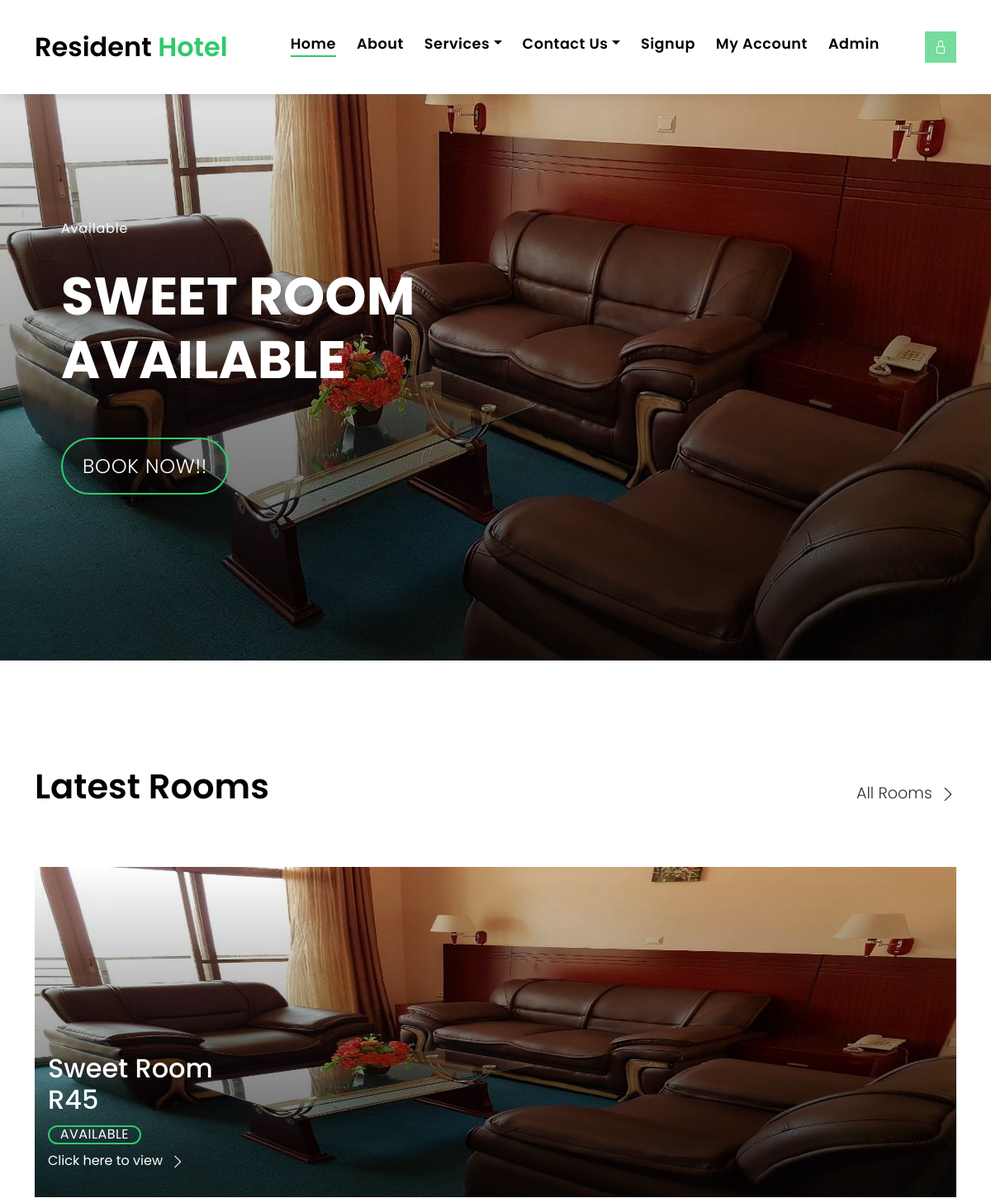
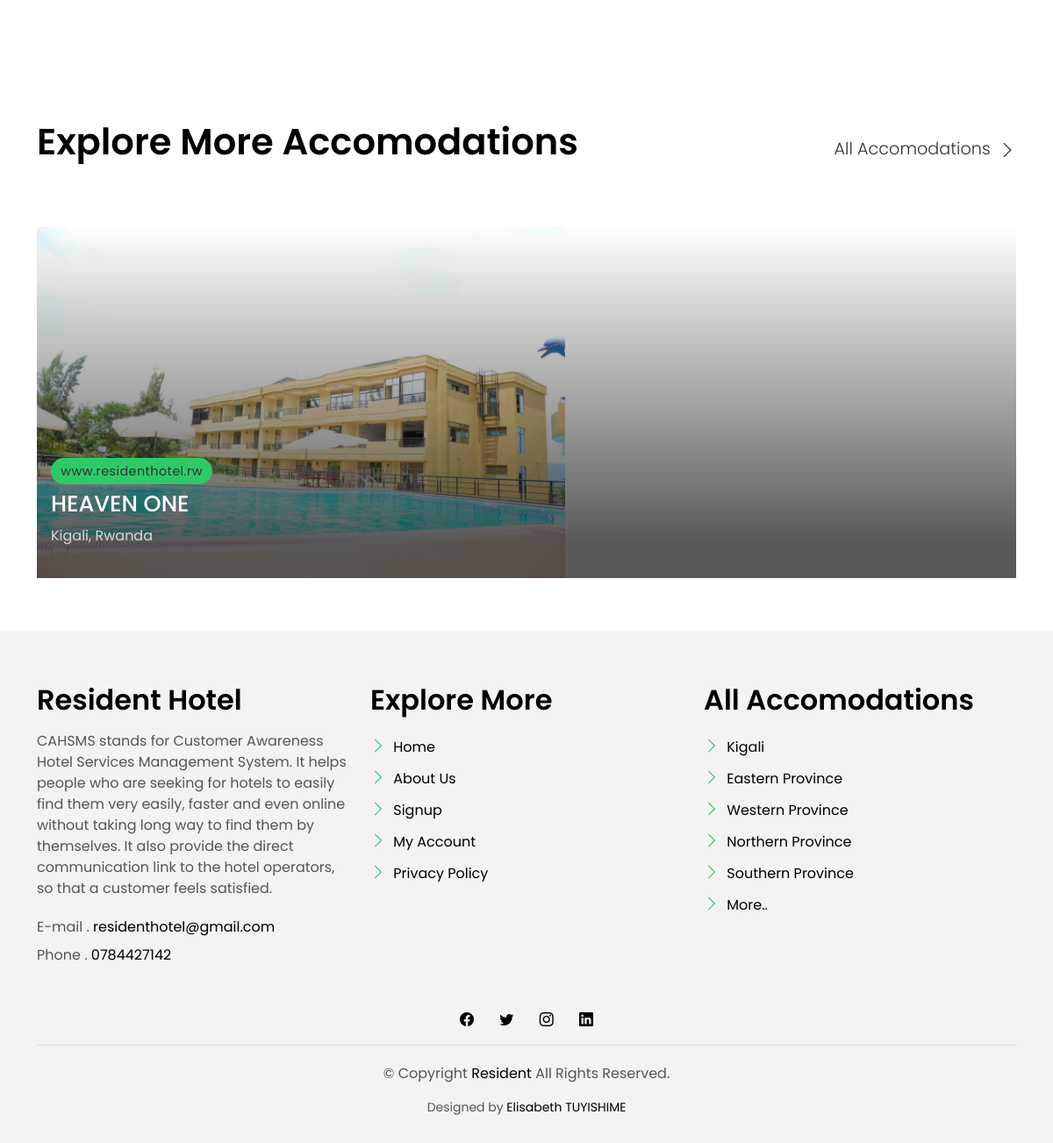
The page / on the database its author committed (2 pictures, top to bottom).
### tables this page shows
CREATE TABLE `rooms` (
  `id` int(11) NOT NULL,
  `hotel_id` int(11) NOT NULL,
  `display_title` varchar(255) NOT NULL,
  `number` varchar(255) NOT NULL,
  `price_per_hour` double NOT NULL,
  `price_per_day` double NOT NULL,
  `availability` tinyint(4) NOT NULL DEFAULT 1,
  `image` text NOT NULL,
  `created_at` timestamp NOT NULL DEFAULT current_timestamp(),
  `updated_at` datetime NOT NULL DEFAULT current_timestamp() ON UPDATE current_timestamp()
);

CREATE TABLE `accomodations` (
  `id` int(11) NOT NULL,
  `name` varchar(100) NOT NULL,
  `website` varchar(60) NOT NULL,
  `location` varchar(255) NOT NULL,
  `g_photo` varchar(100) NOT NULL,
  `availability` enum('1','0') NOT NULL DEFAULT '0'
);

CREATE TABLE `system_info` (
  `system_name` varchar(20) NOT NULL,
  `username` varchar(100) NOT NULL,
  `email` varchar(100) NOT NULL,
  `phone` varchar(20) NOT NULL,
  `password` varchar(100) NOT NULL,
  `location` varchar(100) NOT NULL,
  `about` text NOT NULL
);

### index.php (the view, shortened to what this page needs)
<!DOCTYPE html>
<html lang="en">
<head>
  <link href="assets/vendor/animate.css/animate.min.css" rel="stylesheet">
  <link href="assets/vendor/bootstrap/css/bootstrap.min.css" rel="stylesheet">
  <link href="assets/vendor/bootstrap-icons/bootstrap-icons.css" rel="stylesheet">
  <link href="assets/vendor/swiper/swiper-bundle.min.css" rel="stylesheet">
  <link href="assets/css/style.css" rel="stylesheet">
</head>
<body>
<?php include 'nav.php'; ?>
  <div class="intro intro-carousel swiper position-relative">
    <div class="swiper-wrapper">
      <?php
      $sql = $link->query("SELECT * FROM rooms ORDER BY id DESC LIMIT 1");
      $row=mysqli_fetch_array($sql);
      $id=$row['id'];
      $hotel = $row['display_title'];
      $loc   = $row['availability'] ? "Available" : "Unavailable";
      $image = $row['image'];
      $ogImage = substr($image, 3);
      ?>
      <div class="swiper-slide carousel-item-a intro-item bg-image" style="background-image: url('<?php echo $ogImage; ?>')">
        <div class="overlay overlay-a"></div>
        <div class="intro-content display-table">
          <div class="table-cell">
            <div class="container">
              <div class="row">
                <div class="col-lg-8">
                  <div class="intro-body">
                    <p class="intro-title-top"><?php echo $loc; ?>
                    </p>
                    <h1 class="intro-title mb-4 ">
                      <span class="color-b"></span> <?php echo $hotel; ?><br>
                      <?php echo $loc; ?>
                    </h1>
                    <p class="intro-subtitle intro-price">
                      <a href="rooms-single.php?q=<?=$id;?>"><span class="price-a">Book Now!!</span></a>
                    </p>
                  </div>
                </div>
              </div>
            </div>
          </div>
        </div>
      </div>
    </div>
  </div>
  <main id="main">
    <section class="section-property section-t8">
      <div class="container">
        <div class="row">
          <div class="col-md-12">
            <div class="title-wrap d-flex justify-content-between">
              <div class="title-box">
                <h2 class="title-a">Latest Rooms</h2>
              </div>
              <div class="title-link">
                <a href="rooms-grid.php">All Rooms
                  <span class="bi bi-chevron-right"></span>
                </a>
              </div>
            </div>
          </div>
        </div>
        <div id="property-carousel" class="swiper">
          <div class="swiper-wrapper">
            <?php
            $selhot = $link->query("SELECT * FROM rooms ORDER BY id DESC");
            while ($hrow=mysqli_fetch_array($selhot))
            {
            $lhotel = $hrow['display_title'];
            $locl   = $hrow['number'];
            $lweb   = $hrow['availability'] ? "Available" : "Unavailable";
            $limage = $hrow['image'];
            ?>
            <div class="carousel-item-b swiper-slide">
              <div class="card-box-a card-shadow">
                <div class="img-box-a">
                  <img src="admin/<?php echo $limage; ?>" alt="" class="img-a img-fluid" style="min-height: 400px;max-height: 400px;min-width: 100%;max-width: 100%;">
                </div>
                <div class="card-overlay">
                  <div class="card-overlay-a-content">
                    <div class="card-header-a">
                      <h2 class="card-title-a">
                          <?php echo $lhotel; ?>
                          <br /> <?php echo $locl; ?>
                      </h2>
                    </div>
                    <div class="card-body-a">
                      <div class="price-box d-flex">
                        <span class="price-a"><?php echo $lweb; ?></span>
                      </div>
                      <a href="#" class="link-a">Click here to view
                        <span class="bi bi-chevron-right"></span>
                      </a>
                    </div>
                  </div>
                </div>
              </div>
            </div>
            <?php } ?>
          </div>
        </div>
      </div>
    </section>
    <section class="section-news section-t8">
      <div class="container">
        <div class="row">
          <div class="col-md-12">
            <div class="title-wrap d-flex justify-content-between">
              <div class="title-box">
                <h2 class="title-a">Explore More Accomodations</h2>
              </div>
              <div class="title-link">
                <a href="accomodations-grid.php">All Accomodations
                  <span class="bi bi-chevron-right"></span>
                </a>
              </div>
            </div>
          </div>
        </div>
        <div id="news-carousel" class="swiper">
          <div class="swiper-wrapper">
             <?php
            $exsel = $link->query("SELECT * FROM accomodations ORDER BY id ASC");
            while ($exrow=mysqli_fetch_array($exsel))
            {
            $exhotel = $exrow['name'];
            $exloc   = $exrow['location'];
            $exweb   = $exrow['website'];
            $eximage = $exrow['g_photo'];
            ?>
            <div class="carousel-item-c swiper-slide">
              <div class="card-box-b card-shadow news-box">
                <div class="img-box-b">
                  <img src="images/<?php echo $eximage; ?>" style="min-height: 400px;max-height: 400px;" alt="" class="img-b img-fluid">
                </div>
                <div class="card-overlay">
                  <div class="card-header-b">
                    <div class="card-category-b">
                      <a href="#" class="category-b"><?php echo $exweb; ?></a>
                    </div>
                    <div class="card-title-b">
                      <h2 class="title-2">
                        <a href="https://<?php echo $exweb; ?>"><?php echo $exhotel; ?>
                      </a>
                      </h2>
                    </div>
                    <div class="card-date">
                      <span class="date-b"><?php echo $exloc; ?></span>
                    </div>
                  </div>
                </div>
              </div>
            </div>
          <?php } ?>
          </div>
        </div>
      </div>
    </section>
  </main>
   <?php include 'footer.php'; ?>
</body>
</html>

### nav.php (shortened to what this page needs)
<nav class="navbar navbar-default navbar-trans navbar-expand-lg fixed-top">
	<div class="container">
		<a class="navbar-brand text-brand" href="index.php">Resident<span class="color-b"> Hotel</span></a>
		<div class="navbar-collapse collapse justify-content-center" id="navbarDefault">
			<ul class="navbar-nav">
				<li class="nav-item">
					<a class="nav-link active" href="index.php">Home</a>
				</li>
				<li class="nav-item">
					<a class="nav-link " href="about.php">About</a>
				</li>
				<li class="nav-item dropdown">
							<a class="nav-link dropdown-toggle" href="#" id="dropdown-a" data-toggle="dropdown">Services</a>
						</li>
				<li class="nav-item dropdown">
							<a class="nav-link dropdown-toggle" href="#" id="dropdown-a" data-toggle="dropdown">Contact Us</a>
						</li>
				<li class="nav-item">
					<a class="nav-link " href="signup.php">Signup</a>
				</li>
				<li class="nav-item">
					<a class="nav-link " href="user.php">My Account</a>
				</li>
				<li class="nav-item">
					<a class="nav-link " href="./admin/index.php">Admin</a>
				</li>
			</ul>
		</div>
		<button type="button" class="btn btn-b-n navbar-toggle-box navbar-toggle-box-collapse" data-bs-toggle="collapse" data-bs-target="#navbarTogglerDemo01" disabled>
			<i class="bi bi-lock"></i>
		</button>
	</div>
</nav>

### footer.php
<?php
include 'link.php';
$info = $link->query("SELECT * FROM system_info");
$row = mysqli_fetch_array($info);
?>
  <section class="section-footer">
    <div class="container">
      <div class="row">
        <div class="col-sm-12 col-md-4">
          <div class="widget-a">
            <div class="w-header-a">
              <h3 class="w-title-a text-brand">Resident Hotel</h3>
            </div>
            <div class="w-body-a">
              <p class="w-text-a color-text-a">
                <?php echo $row['about']; ?>
              </p>
            </div>
            <div class="w-footer-a">
              <ul class="list-unstyled">
                <li class="color-a">
                  <span class="color-text-a">E-mail .</span> <?php echo $row['email']; ?>
                </li>
                <li class="color-a">
                  <span class="color-text-a">Phone .</span> <?php echo $row['phone']; ?>
                </li>
              </ul>
            </div>
          </div>
        </div>
        <div class="col-sm-12 col-md-4 section-md-t3">
          <div class="widget-a">
            <div class="w-header-a">
              <h3 class="w-title-a text-brand">Explore More</h3>
            </div>
            <div class="w-body-a">
              <div class="w-body-a">
                <ul class="list-unstyled">
                  <li class="item-list-a">
                    <i class="bi bi-chevron-right"></i> <a href="index.php">Home</a>
                  </li>
                  <li class="item-list-a">
                    <i class="bi bi-chevron-right"></i> <a href="about.php">About Us</a>
                  </li>
                  <li class="item-list-a">
                    <i class="bi bi-chevron-right"></i> <a href="signup.php">Signup</a>
                  </li>
                  <li class="item-list-a">
                    <i class="bi bi-chevron-right"></i> <a href="login.php">My Account</a>
                  </li>
                  <li class="item-list-a">
                    <i class="bi bi-chevron-right"></i> <a href="#">Privacy Policy</a>
                  </li>
                </ul>
              </div>
            </div>
          </div>
        </div>
        <div class="col-sm-12 col-md-4 section-md-t3">
          <div class="widget-a">
            <div class="w-header-a">
              <h3 class="w-title-a text-brand">All Accomodations</h3>
            </div>
            <div class="w-body-a">
              <ul class="list-unstyled">
                <li class="item-list-a">
                  <i class="bi bi-chevron-right"></i> <a href="#">Kigali</a>
                </li>
                <li class="item-list-a">
                  <i class="bi bi-chevron-right"></i> <a href="#">Eastern Province</a>
                </li>
                <li class="item-list-a">
                  <i class="bi bi-chevron-right"></i> <a href="#">Western Province</a>
                </li>
                <li class="item-list-a">
                  <i class="bi bi-chevron-right"></i> <a href="#">Northern Province</a>
                </li>
                <li class="item-list-a">
                  <i class="bi bi-chevron-right"></i> <a href="#">Southern Province</a>
                </li>
                <li class="item-list-a">
                  <i class="bi bi-chevron-right"></i> <a href="#">More..</a>
                </li>
              </ul>
            </div>
          </div>
        </div>
      </div>
    </div>
  </section>
  <footer>
    <div class="container">
      <div class="row">
        <div class="col-md-12">
          <div class="socials-a">
            <ul class="list-inline">
              <li class="list-inline-item">
                <a href="#">
                  <i class="bi bi-facebook" aria-hidden="true"></i>
                </a>
              </li>
              <li class="list-inline-item">
                <a href="#">
                  <i class="bi bi-twitter" aria-hidden="true"></i>
                </a>
              </li>
              <li class="list-inline-item">
                <a href="#">
                  <i class="bi bi-instagram" aria-hidden="true"></i>
                </a>
              </li>
              <li class="list-inline-item">
                <a href="#">
                  <i class="bi bi-linkedin" aria-hidden="true"></i>
                </a>
              </li>
            </ul>
          </div>
          <div class="copyright-footer">
            <p class="copyright color-text-a">
              &copy; Copyright
              <span class="color-a">Resident</span> All Rights Reserved.
            </p>
          </div>
          <div class="credits">
            Designed by <a href="#">Elisabeth TUYISHIME</a>
          </div>
        </div>
      </div>
    </div>
  </footer>

### rows shown on the page
rooms: image (picture), availability "Available", display_title "SWEET ROOM", availability "AVAILABLE", display_title "Sweet Room", number "R45"
accomodations: g_photo (picture), website "www.residenthotel.rw", name "HEAVEN ONE", location "Kigali, Rwanda"
system_info: about "CAHSMS stands for Customer Awareness Hotel Services Management System. It helps people who are seeking for hotels to easily find them very easily, faster and even online without taking long way to find them by themselves. It also provide the direct communication link to the hotel operators, so that a customer feels satisfied.", email "residenthotel@gmail.com", phone "0784427142"
